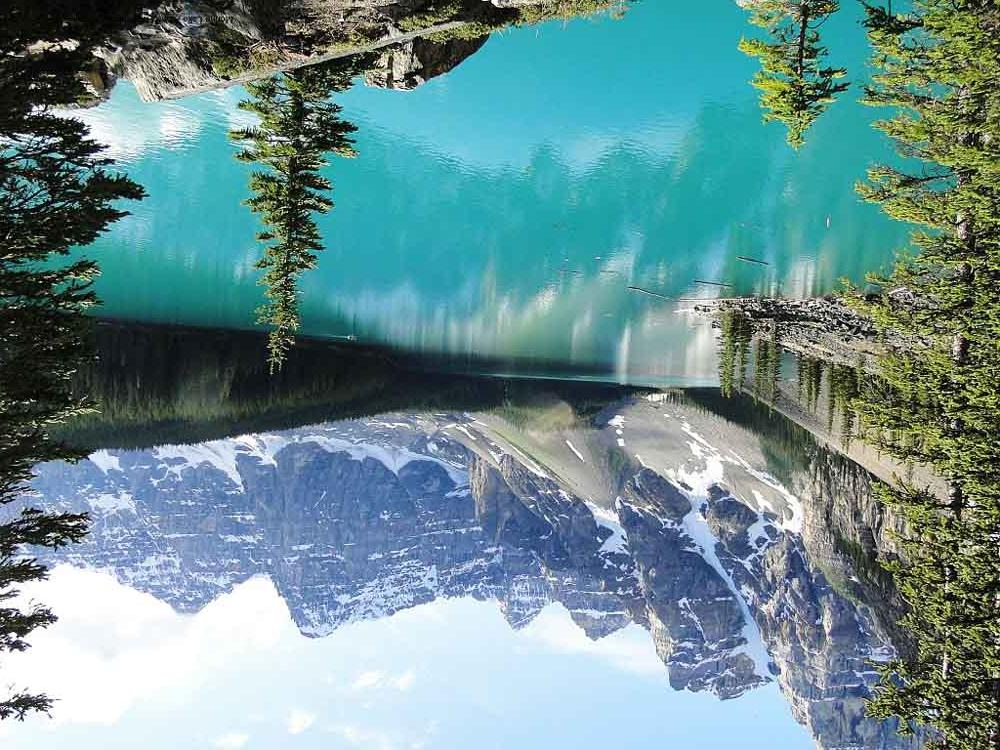
#> input picture matriz/processamentoImagensMaterial/lago_180.jpg, 1000 x 750 px, given in place of naturezaMorta.jpg, which was not available
$ python exercicio11.py
#> lines starting #> are read from the running program, lines starting #| are printed output that depends on the picture; pictures that were not available may be replaced by others from this repository, and a replacement may not be noted
### matriz/processamentoImagensMaterial/Imagem.py
from PIL import Image

def getMatrizImagemColorida(nome_imagem):
#> called with nome_imagem = 'naturezaMorta.jpg'
    im = Image.open(nome_imagem)
#> im is the input picture: PIL image 1000x750 RGB; mean R, G, B 107.4, 143.7, 146.8
    (largura, altura) = im.size
#> largura = 1000; altura = 750
    matrizR = []
    matrizG = []
    matrizB = []
    pixels = im.getdata()
    k = 0
    for j in range(altura):
        linhaR = []
        linhaG = []
        linhaB = []
        for i in range(largura):
            linhaR.append(pixels[k][0])
            linhaG.append(pixels[k][1])
            linhaB.append(pixels[k][2])
            k = k + 1
        matrizR.append(linhaR)
        matrizG.append(linhaG)
        matrizB.append(linhaB)
#> after the loop, k = 750000; matrizB = 750 items; matrizG = 750 items; matrizR = 750 items
    return matrizR, matrizG, matrizB

# [16 lines of commented-out code are left out]

# [24 lines left out: functions getMatrizImagemCinza, salvaImagemColorida, not called in this run]


def salvaImagemCinza(nome_imagem, matrizC):
    dimensao = (len(matrizC[0]), len(matrizC))
    im = Image.new("L", dimensao)
    dados = []
    for i in range(dimensao[1]):
        for j in range(dimensao[0]):
            dados.append(matrizC[i][j])

    im.putdata(dados)
    im.save(nome_imagem)

### matriz/processamentoImagensMaterial/exercicio11.py
import Imagem as img

dados = img.getMatrizImagemColorida("naturezaMorta.jpg")
red = dados[0]
#> red = 750 items
green = dados[1]
#> green = 750 items
blue = dados[2]
#> blue = 750 items

#criar uma matriz para armazenar os pixels cinzas
lin = len(red)
#> lin = 750
col = len(red[0])
#> col = 1000

grey = []
for i in range(lin):
    grey.append([0] * col)
#> after the loop, grey = 750 items

#transformacao da imagem colorida para tons de cinza
for i in range(lin):
    for j in range(col):
        grey[i][j] = int((red[i][j] + green[i][j] + blue[i][j]) / 3)

img.salvaImagemCinza("natureza_cinza2.jpg", grey)
#> in salvaImagemCinza, `dimensao = (len(matrizC[0]), len(matrizC))`: dimensao = (1000, 750)
#> in salvaImagemCinza, `im = Image.new("L", dimensao)`: im: PIL image 1000x750 L; every value is 0
#> after the loop in salvaImagemCinza, `for i in range(dimensao[1]):`: dados = 750000 items
#> in salvaImagemCinza, `im.putdata(dados)`:
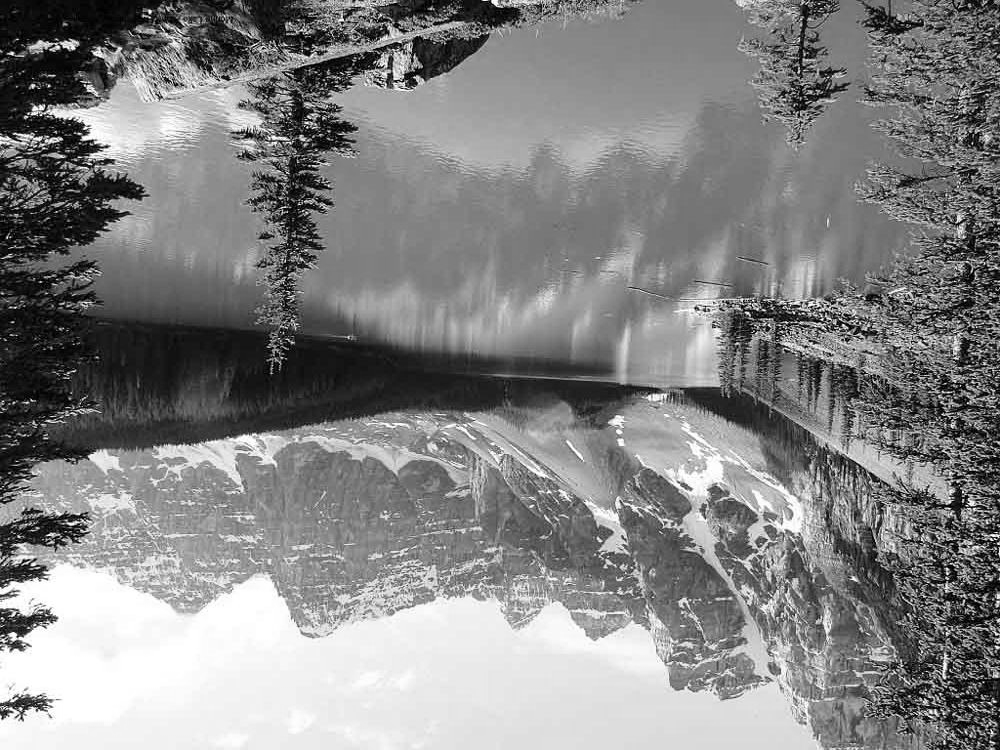
#> im: PIL image 1000x750 L; min 0, max 255, mean 132.3

$ run again, on matriz/processamentoImagensMaterial/lago_alterado.jpg
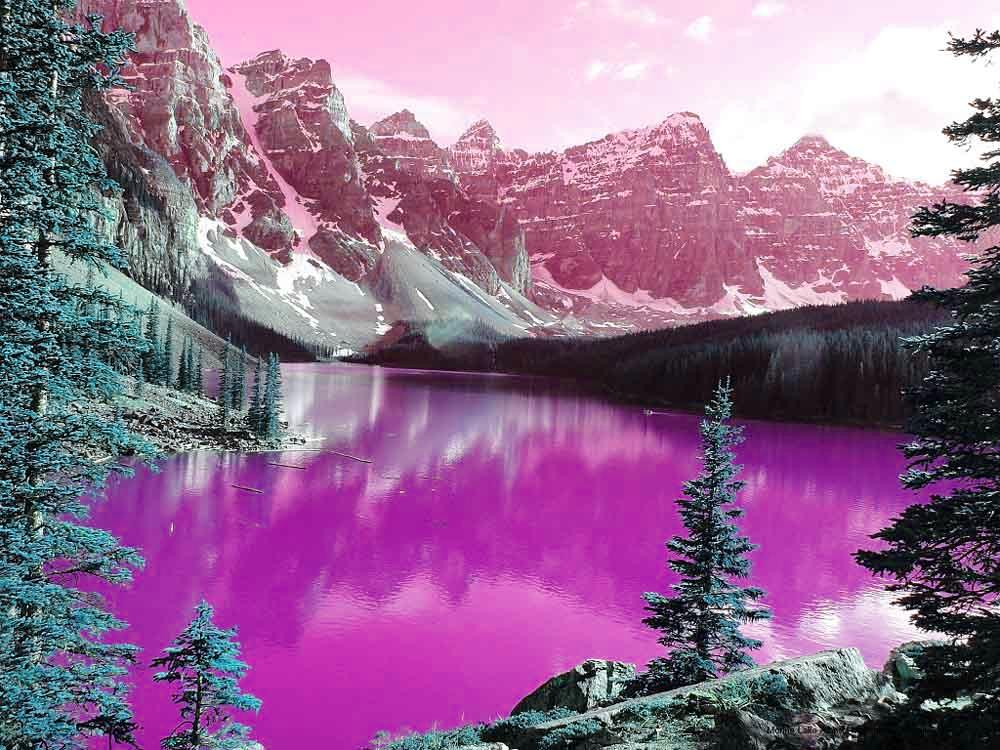
#> input picture matriz/processamentoImagensMaterial/lago_alterado.jpg, 1000 x 750 px, given in place of naturezaMorta.jpg, which was not available
#> in getMatrizImagemColorida, im is the input picture: PIL image 1000x750 RGB; mean R, G, B 146.8, 107.3, 143.8
#> after the loop in getMatrizImagemColorida, `for j in range(altura):`: k = 750000; matrizB = 750 items
#> lin = 750
#> col = 1000
#> after the loop `for i in range(lin):`: grey = 750 items
#> dimensao = (1000, 750)
#> after the loop in salvaImagemCinza, `for i in range(dimensao[1]):`: dados = 750000 items
#> in salvaImagemCinza, `im.putdata(dados)`:
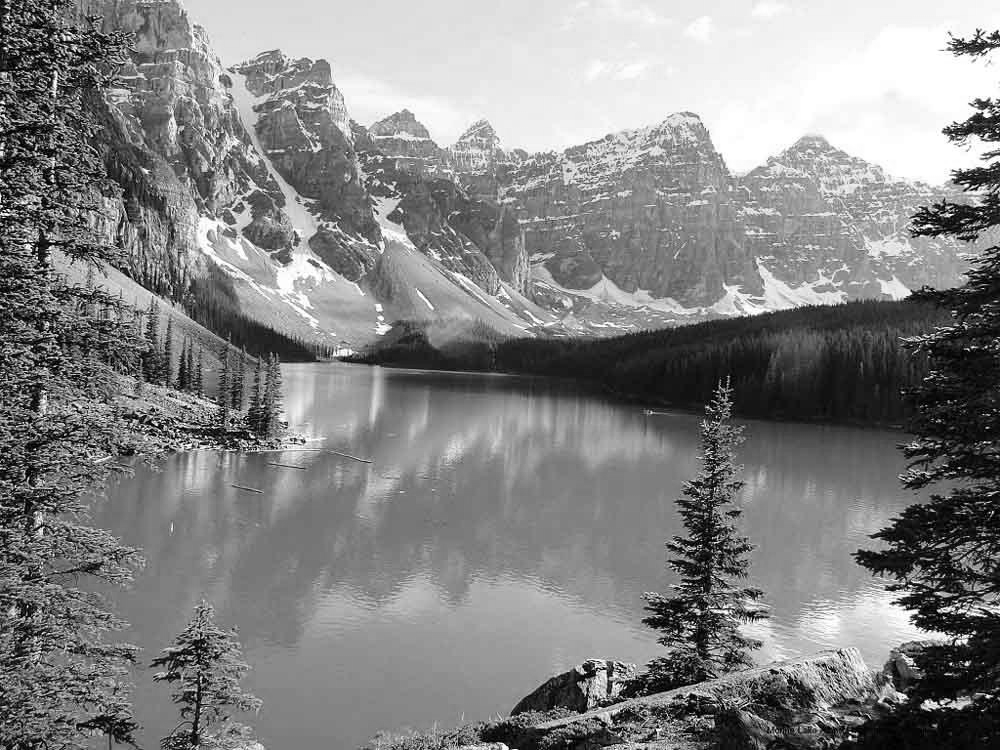
#> im: PIL image 1000x750 L; min 0, max 255, mean 132.3
